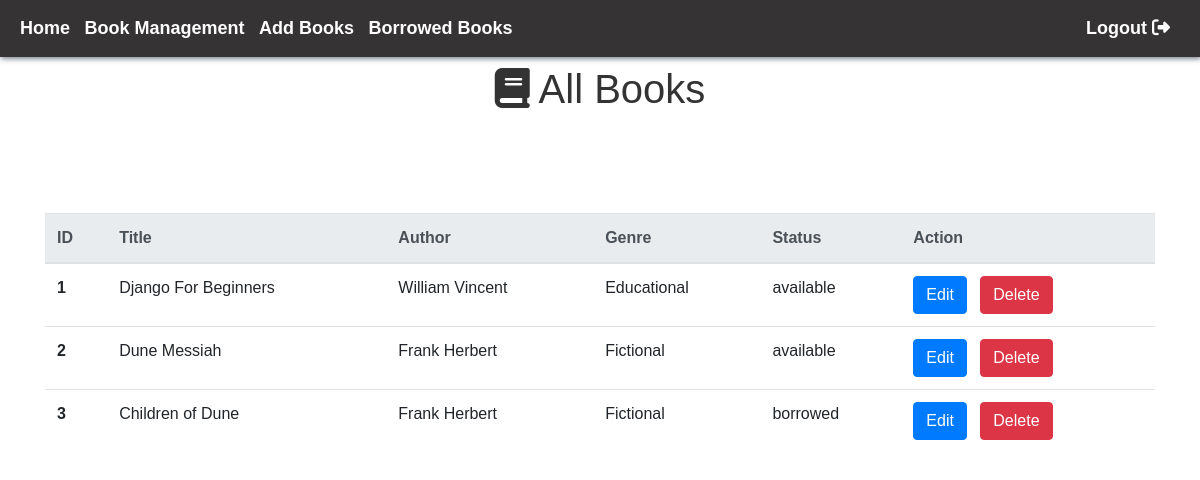
Screenshot of /books/ (signed in) with the database file from the repository.
### bookmanagement/models.py (models this page shows, shortened)
class Book(models.Model):
    title = models.CharField(max_length=100)
    author = models.CharField(max_length=100)
    genre = models.CharField(max_length=50)
    book_cover=models.ImageField(upload_to='books_image', default = "")
    ratings=models.DecimalField(max_digits=3, decimal_places=1, default = 2)
    status_choices = [
        ('available', 'Available'),
        ('borrowed', 'Borrowed'),
    ]
    status = models.CharField(max_length=20, choices=status_choices, default='available')

### bookmanagement/views.py (the view)
    def wrapper(request, *args, **kwargs):
        if request.user.is_authenticated and (request.user.is_superuser or request.user.is_admin):
            return view_func(request, *args, **kwargs)
        else:
            return redirect('login')  # Redirect to login page if not admin or super admin

### bookmanagement/views.py (called while the page is built)
def admin_required(view_func):
    def wrapper(request, *args, **kwargs):
        if request.user.is_authenticated and (request.user.is_superuser or request.user.is_admin):
            return view_func(request, *args, **kwargs)
        else:
            return redirect('login')  # Redirect to login page if not admin or super admin
    return wrapper

@login_required(login_url='login')
@admin_required
def book_list(request):
    books = Book.objects.all()
    us=User.objects.all()
    context={'books':books}
    return render(request, 'bookmanagement/book_list.html', context=context)

### bookmanagement/templates/bookmanagement/book_list.html (shortened to what this page needs)
<!doctype html>
<html lang="en">
<head>
  <link rel="stylesheet" href="https://cdnjs.cloudflare.com/ajax/libs/font-awesome/5.15.2/css/all.min.css"
 />
  <link rel="stylesheet" href="https://cdn.jsdelivr.net/npm/bootstrap@4.4.1/dist/css/bootstrap.min.css"
>
</head>
<body>
  <header>
    <nav>
      <ul>
        <li><a href="{% url 'home' %}" style=" color:#fff; text-decoration: none; font-weight: bold; font-size: 18px;">Home</a></li>
        <li><a href="booklist" style="color:#fff; text-decoration: none; font-weight: bold; font-size: 18px;">Book Management</a></li>
        <li><a href="AddBook" style="color:#fff; text-decoration: none; font-weight: bold; font-size: 18px;">Add Books</a></li>
        <li><a href="Borrowed" style="color:#fff; text-decoration: none; font-weight: bold; font-size: 18px;">Borrowed Books</a></li>
      </ul>
      <ul>
        <li><a href="{% url 'logout' %}" style="color:#fff; text-decoration: none; font-weight: bold; font-size: 18px;">Logout <i class="fa-solid fa-right-from-bracket"></i></a></li>
      </ul>
    </nav>
  </header>
  <div class="container">
    <h1 class="mt-2"><i class="fa-solid fa-book"></i> All Books </h1>
    <table class="table">
      <thead class="thead-light">
        <tr>
          <th scope="col">ID</th>
          <th scope="col">Title</th>
          <th scope="col">Author</th>
          <th scope="col">Genre</th>
          <th scope="col">Status</th>
        <th scope="col">Action</th>
        </tr>
      </thead>
      <tbody>
        {% for i in books %}
        <tr>
          <th scope="row">{{ forloop.counter }}</th>
          <td>{{ i.title }}</td>
          <td>{{ i.author }}</td>
          <td>{{ i.genre }}</td>
          <td>{{ i.status }}</td>
          <td>
            <a href="editbook?bookid={{i.id}}"><button type="button" class="btn btn-primary">Edit</button></a>
            <a href="deletebook?bookid={{i.id}}"><button type="button" class="btn btn-danger">Delete</button></a>
          </td>
        </tr>
        {% endfor %}
      </tbody>
    </table>
  </div>
<body>

### bookmanagement/templates/bookmanagement/book_list.html (style rules this page uses)
body { font-family: Arial, sans-serif; margin: 0; padding: 0; }
nav { display: flex; justify-content: space-between; align-items: center; padding: 15px 20px; box-shadow:1px 2px 5px rgba(3, 19, 37,0.5); background:rgba(3, 0, 0, 0.8); }
nav ul { list-style-type: none; margin: 0; padding: 0; }
nav ul li { display: inline; margin-right: 10px; }
h1 { color: #333; margin-top:100px; text-align:center; margin-bottom:100px; }
.table { margin-top: 20px; }

### rows the page displays
Book: title "Django For Beginners", author "William Vincent", genre "Educational", status "available"
Book: title "Dune Messiah", author "Frank Herbert", genre "Fictional", status "available"
Book: title "Children of Dune", author "Frank Herbert", genre "Fictional", status "borrowed"
